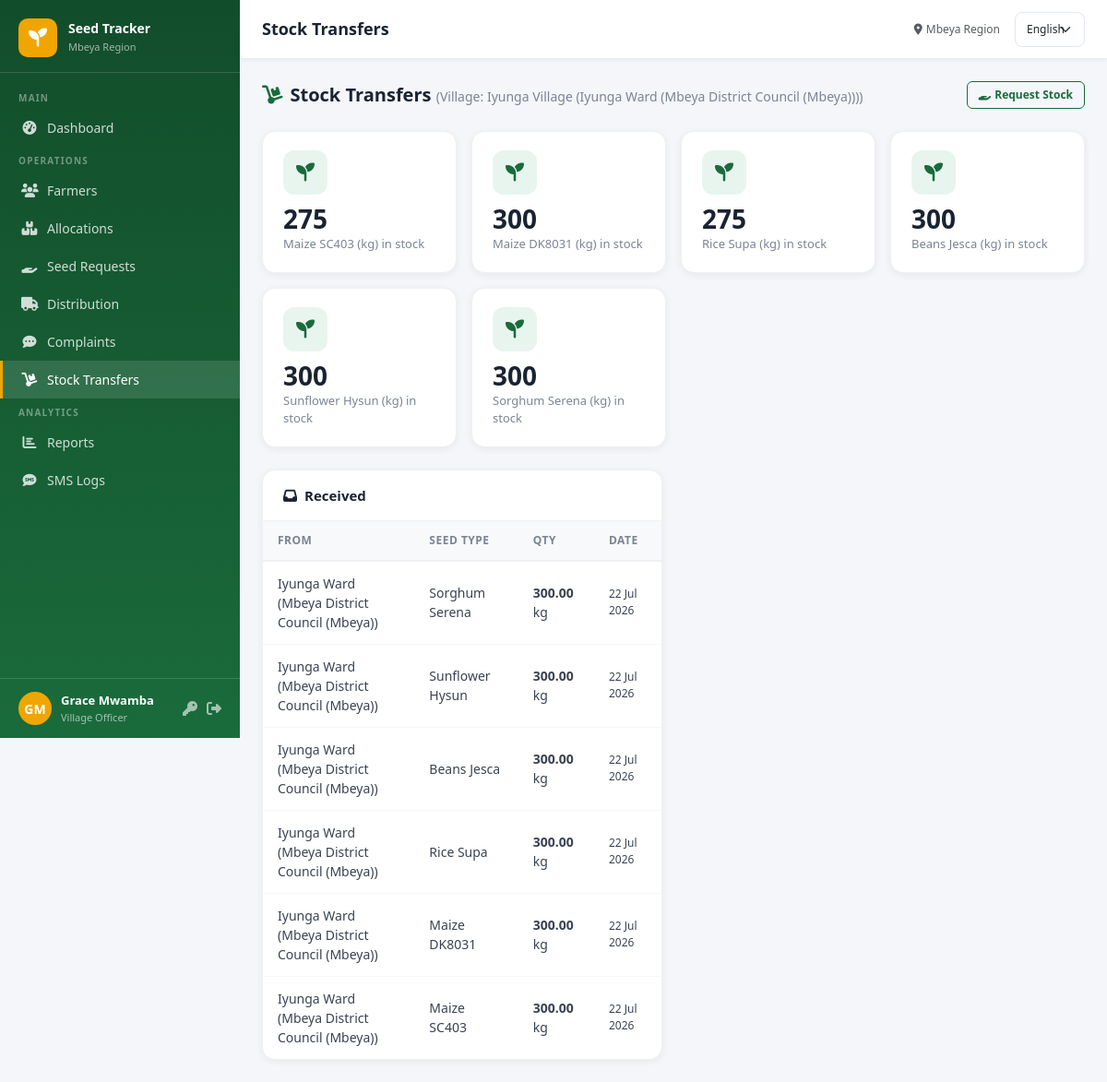
/stock/ (signed in), run on the app's committed database.
### core/models.py (models this page shows, shortened)
class CustomUser(AbstractUser):
    ROLE_CHOICES = [
        ('admin', _('System Administrator')),
        ('regional', _('Regional Officer')),
        ('district', _('District Officer')),
        ('ward', _('Ward Officer')),
        ('village', _('Village Officer')),
        ('extension', _('Agricultural Extension Officer (Bwana Shamba)')),
        ('farmer', _('Farmer (Mkulima)')),
    ]
    role = models.CharField(max_length=20, choices=ROLE_CHOICES, default='village')
    region = models.ForeignKey(Region, on_delete=models.SET_NULL, null=True, blank=True)
    district = models.ForeignKey(District, on_delete=models.SET_NULL, null=True, blank=True)
    ward = models.ForeignKey(Ward, on_delete=models.SET_NULL, null=True, blank=True)
    village = models.ForeignKey(Village, on_delete=models.SET_NULL, null=True, blank=True)
    phone = models.CharField(max_length=20, blank=True)

class Village(models.Model):
    name = models.CharField(max_length=100)
    ward = models.ForeignKey(Ward, on_delete=models.CASCADE, related_name='villages')
    created_at = models.DateTimeField(auto_now_add=True)
    def __str__(self): return f"{self.name} ({self.ward})"

class Ward(models.Model):
    name = models.CharField(max_length=100)
    district = models.ForeignKey(District, on_delete=models.CASCADE, related_name='wards')
    created_at = models.DateTimeField(auto_now_add=True)
    def __str__(self): return f"{self.name} ({self.district})"

class District(models.Model):
    name = models.CharField(max_length=100)
    region = models.ForeignKey(Region, on_delete=models.CASCADE, related_name='districts')
    created_at = models.DateTimeField(auto_now_add=True)
    def __str__(self): return f"{self.name} ({self.region})"

class Region(models.Model):
    name = models.CharField(max_length=100, unique=True)
    created_at = models.DateTimeField(auto_now_add=True)
    def __str__(self): return self.name

class SeedType(models.Model):
    name = models.CharField(max_length=100, unique=True)
    description = models.TextField(blank=True)
    unit = models.CharField(max_length=30, default='kg')
    created_at = models.DateTimeField(auto_now_add=True)

class StockTransfer(models.Model):
    KIND_CHOICES = [('distribution', _('Distribution')), ('request', _('Request'))]
    STATUS_CHOICES = [('pending', _('Pending')), ('approved', _('Approved')), ('rejected', _('Rejected'))]
    seed_type = models.ForeignKey(SeedType, on_delete=models.CASCADE, related_name='transfers')
    quantity = models.DecimalField(max_digits=12, decimal_places=2)
    level = models.CharField(max_length=20, choices=TRANSFER_LEVEL_CHOICES)
    kind = models.CharField(max_length=20, choices=KIND_CHOICES)
    status = models.CharField(max_length=20, choices=STATUS_CHOICES, default='pending')
    from_region = models.ForeignKey(Region, null=True, blank=True, on_delete=models.CASCADE, related_name='stock_transfers_out')
    from_district = models.ForeignKey(District, null=True, blank=True, on_delete=models.CASCADE, related_name='stock_transfers_out')
    from_ward = models.ForeignKey(Ward, null=True, blank=True, on_delete=models.CASCADE, related_name='stock_transfers_out')
    to_district = models.ForeignKey(District, null=True, blank=True, on_delete=models.CASCADE, related_name='stock_transfers_in')
    to_ward = models.ForeignKey(Ward, null=True, blank=True, on_delete=models.CASCADE, related_name='stock_transfers_in')
    to_village = models.ForeignKey(Village, null=True, blank=True, on_delete=models.CASCADE, related_name='stock_transfers_in')
    initiated_by = models.ForeignKey(CustomUser, on_delete=models.SET_NULL, null=True, related_name='initiated_transfers')
    responded_by = models.ForeignKey(CustomUser, on_delete=models.SET_NULL, null=True, blank=True, related_name='responded_transfers')
    rejection_reason = models.TextField(blank=True)
    notes = models.TextField(blank=True)
    created_at = models.DateTimeField(auto_now_add=True)
    updated_at = models.DateTimeField(auto_now=True)
    @property
    def from_location(self): return self.from_region or self.from_district or self.from_ward

### core/views.py (the view, shortened to what this page needs)
# urls.py: path('stock/', views.stock_list, name='stock_list'),
@login_required
def stock_list(request):
    user = request.user
    location_label, location = location_for_user(user)
    balances = []
    if location:
        for st in SeedType.objects.all():
            qty = balance_for_user(st, user)
            if qty:
                balances.append({'seed_type': st, 'quantity': qty})
    sent = StockTransfer.objects.none()
    incoming_requests = StockTransfer.objects.none()
    received = StockTransfer.objects.none()
    my_requests = StockTransfer.objects.none()
    if user.role == 'regional' and user.region:
        sent = StockTransfer.objects.filter(level='region_to_district', from_region=user.region, kind='distribution')
        incoming_requests = StockTransfer.objects.filter(level='region_to_district', from_region=user.region, kind='request')
    elif user.role == 'village' and user.village:
        received = StockTransfer.objects.filter(level='ward_to_village', to_village=user.village, status='approved')
        my_requests = StockTransfer.objects.filter(level='ward_to_village', to_village=user.village, kind='request')
    elif user.role == 'admin':
        sent = StockTransfer.objects.filter(kind='distribution')
        incoming_requests = StockTransfer.objects.filter(kind='request')
    ctx = {
        'location_label': location_label,
        'location': location,
        'balances': balances,
        'sent': sent.select_related('seed_type','initiated_by').order_by('-created_at')[:50],
        'incoming_requests': incoming_requests.select_related('seed_type','initiated_by').order_by('status','-created_at')[:50],
        'received': received.select_related('seed_type','initiated_by','responded_by').order_by('-created_at')[:50],
        'my_requests': my_requests.select_related('seed_type','responded_by').order_by('-created_at')[:50],
    }
    return render(request, 'core/stock_list.html', ctx)

### core/stock.py (called while the page is built)
def _sum(qs, field):
    return qs.aggregate(t=Sum(field))['t'] or Decimal('0')

def village_received(seed_type, village):
    if village is None:
        return Decimal('0')
    return _sum(StockTransfer.objects.filter(seed_type=seed_type, level='ward_to_village', to_village=village, status='approved'), 'quantity')

def village_balance(seed_type, village):
    if village is None:
        return Decimal('0')
    allocated = _sum(SeedAllocation.objects.filter(seed_type=seed_type, farmer__village=village, status__in=ALLOCATION_RESERVED_STATUSES), 'quantity_allocated')
    return village_received(seed_type, village) - allocated

def balance_for_user(seed_type, user):
    fn = BALANCE_FN_BY_ROLE.get(user.role)
    return fn(seed_type, user) if fn else Decimal('0')

def location_for_user(user):
    entry = LOCATION_LABEL_BY_ROLE.get(user.role)
    if not entry:
        return None, None
    label, attr = entry
    return label, getattr(user, attr)

### templates/core/stock_list.html (shortened to what this page needs)
{% extends 'base.html' %}
{% load i18n %}
{% block page_title %}{% trans "Stock Transfers" %}{% endblock %}
{% block content %}
<div class="page-header">
  <h4><i class="fas fa-dolly me-2" style="color:#1a6b3c"></i>{% trans "Stock Transfers" %}
    {% if location_label %}<small style="font-size:14px;color:#7a8494;font-weight:400">({{ location_label }}: {{ location }})</small>{% endif %}
  </h4>
  <div class="d-flex gap-2">
    {% if user.role == 'district' or user.role == 'ward' or user.role == 'village' %}
    <a href="{% url 'stock_request_create' %}" class="btn btn-outline-primary btn-sm"><i class="fas fa-hand-holding me-1"></i>{% trans "Request Stock" %}</a>
    {% endif %}
  </div>
</div>
{% if balances %}
<div class="row g-3 mb-4">
  {% for b in balances %}
  <div class="col-md-3 col-sm-6">
    <div class="stat-card">
      <div class="stat-icon" style="background:#e8f5ee;color:#1a6b3c"><i class="fas fa-seedling"></i></div>
      <div class="stat-value">{{ b.quantity }}</div>
      <div class="stat-label">{% blocktrans with name=b.seed_type.name unit=b.seed_type.unit %}{{ name }} ({{ unit }}) in stock{% endblocktrans %}</div>
    </div>
  </div>
  {% endfor %}
</div>
{% elif location_label %}
<div class="alert alert-warning">{% blocktrans with loc=location_label|lower %}No stock currently held at your {{ loc }}.{% endblocktrans %} {% if user.role != 'regional' %}{% trans 'Use "Request Stock" above to ask your parent officer.' %}{% endif %}</div>
{% endif %}
<div class="row g-4">
  {% if received %}
  <div class="col-lg-6">
    <div class="table-card">
      <div class="table-header"><h5><i class="fas fa-inbox me-2"></i>{% trans "Received" %}</h5></div>
      <div class="table-responsive">
        <table class="data-table">
          <thead><tr><th>{% trans "From" %}</th><th>{% trans "Seed Type" %}</th><th>{% trans "Qty" %}</th><th>{% trans "Date" %}</th></tr></thead>
          <tbody>
            {% for t in received %}
            <tr><td>{{ t.from_location }}</td><td>{{ t.seed_type.name }}</td><td><strong>{{ t.quantity }}</strong> {{ t.seed_type.unit }}</td><td style="font-size:12px">{{ t.created_at|date:"d M Y" }}</td></tr>
            {% empty %}<tr><td colspan="4" class="text-center text-muted py-4">{% trans "Nothing received yet" %}</td></tr>{% endfor %}
          </tbody>
        </table>
      </div>
    </div>
  </div>
  {% endif %}
</div>
{% endblock %}

### templates/base.html (shortened to what this page needs)
{% load i18n %}
<!DOCTYPE html>
<html lang="{{ LANGUAGE_CODE }}">
<head>
<link href="https://cdn.jsdelivr.net/npm/bootstrap@5.3.2/dist/css/bootstrap.min.css" rel="stylesheet">
<link href="https://cdnjs.cloudflare.com/ajax/libs/font-awesome/6.5.0/css/all.min.css" rel="stylesheet">
</head>
<body>
{% if user.is_authenticated %}
<div id="sidebar">
  <div class="sidebar-brand">
    <div class="logo-icon"><i class="fas fa-seedling"></i></div>
    <div class="brand-text">
      <h6>Seed Tracker</h6>
      <small>Mbeya Region</small>
    </div>
  </div>
  <nav class="sidebar-nav">
    {% if user.role == 'farmer' %}
    <div class="nav-section-label">{% trans "Farmer" %}</div>
    <a href="{% url 'farmer_dashboard' %}" class="nav-link {% if request.resolver_match.url_name == 'farmer_dashboard' %}active{% endif %}">
      <i class="fas fa-tachometer-alt"></i> {% trans "Dashboard" %}
    </a>
    <a href="{% url 'farmer_profile_edit' %}" class="nav-link {% if 'profile' in request.resolver_match.url_name %}active{% endif %}">
      <i class="fas fa-tractor"></i> {% trans "My Farm Info" %}
    </a>
    <a href="{% url 'seed_request_create' %}" class="nav-link {% if request.resolver_match.url_name == 'seed_request_create' %}active{% endif %}">
      <i class="fas fa-hand-holding-heart"></i> {% trans "Request Seeds" %}
    </a>
    <a href="{% url 'seed_request_list' %}" class="nav-link {% if request.resolver_match.url_name == 'seed_request_list' %}active{% endif %}">
      <i class="fas fa-hand-holding"></i> {% trans "My Requests" %}
    </a>
    <a href="{% url 'allocation_list' %}" class="nav-link {% if 'allocation' in request.resolver_match.url_name %}active{% endif %}">
      <i class="fas fa-boxes"></i> {% trans "My Allocations" %}
    </a>
    <a href="{% url 'feedback_list' %}" class="nav-link {% if 'feedback' in request.resolver_match.url_name %}active{% endif %}">
      <i class="fas fa-comment-dots"></i> {% trans "Feedback" %}
    </a>
    {% else %}
    <div class="nav-section-label">{% trans "Main" %}</div>
    <a href="{% url 'dashboard' %}" class="nav-link {% if request.resolver_match.url_name == 'dashboard' %}active{% endif %}">
      <i class="fas fa-tachometer-alt"></i> {% trans "Dashboard" %}
    </a>
    <div class="nav-section-label">{% trans "Operations" %}</div>
    <a href="{% url 'farmer_list' %}" class="nav-link {% if 'farmer' in request.resolver_match.url_name %}active{% endif %}">
      <i class="fas fa-users"></i> {% trans "Farmers" %}
    </a>
    <a href="{% url 'allocation_list' %}" class="nav-link {% if 'allocation' in request.resolver_match.url_name %}active{% endif %}">
      <i class="fas fa-boxes"></i> {% trans "Allocations" %}
    </a>
    <a href="{% url 'seed_request_list' %}" class="nav-link {% if 'seed_request' in request.resolver_match.url_name %}active{% endif %}">
      <i class="fas fa-hand-holding"></i> {% trans "Seed Requests" %}
    </a>
    <a href="{% url 'distribution_list' %}" class="nav-link {% if 'distribution' in request.resolver_match.url_name %}active{% endif %}">
      <i class="fas fa-truck"></i> {% trans "Distribution" %}
    </a>
    <a href="{% url 'feedback_list' %}" class="nav-link {% if 'feedback' in request.resolver_match.url_name %}active{% endif %}">
      <i class="fas fa-comment-dots"></i> {% trans "Complaints" %}
    </a>
    {% if user.role != 'extension' %}
    <a href="{% url 'stock_list' %}" class="nav-link {% if 'stock' in request.resolver_match.url_name %}active{% endif %}">
      <i class="fas fa-dolly"></i> {% trans "Stock Transfers" %}
    </a>
    {% endif %}
    <div class="nav-section-label">{% trans "Analytics" %}</div>
    <a href="{% url 'reports' %}" class="nav-link {% if 'report' in request.resolver_match.url_name %}active{% endif %}">
      <i class="fas fa-chart-bar"></i> {% trans "Reports" %}
    </a>
    <a href="{% url 'sms_logs' %}" class="nav-link {% if 'sms' in request.resolver_match.url_name %}active{% endif %}">
      <i class="fas fa-sms"></i> {% trans "SMS Logs" %}
    </a>
    {% endif %}
  </nav>
  <div class="sidebar-user">
    <div class="user-avatar">{{ user.first_name|first|upper }}{{ user.last_name|first|upper }}</div>
    <div class="user-info">
      <div class="user-name">{{ user.get_full_name|default:user.username }}</div>
      <div class="user-role">{{ user.get_role_display }}</div>
    </div>
    <a href="{% url 'change_password' %}" title="{% trans 'Change Password' %}" style="color:rgba(255,255,255,.6)"><i class="fas fa-key"></i></a>
    <a href="{% url 'logout' %}" title="{% trans 'Logout' %}" style="color:rgba(255,255,255,.6)"><i class="fas fa-sign-out-alt"></i></a>
  </div>
</div>
<div id="main">
  <div id="topbar">
    <h1 class="page-title">{% block page_title %}{% trans "Dashboard" %}{% endblock %}</h1>
    <div class="d-flex align-items-center gap-3">
      <span class="text-muted" style="font-size:12px;"><i class="fas fa-map-marker-alt me-1"></i>{% trans "Mbeya Region" %}</span>
      <form action="{% url 'set_language' %}" method="post" class="d-flex align-items-center">
        <select name="language" onchange="this.form.submit()" class="form-select form-select-sm" style="font-size:12px;width:auto;">
          {% get_current_language as CURRENT_LANGUAGE %}
          {% get_available_languages as AVAILABLE_LANGUAGES %}
          {% for lang_code, lang_name in AVAILABLE_LANGUAGES %}
          <option value="{{ lang_code }}" {% if lang_code == CURRENT_LANGUAGE %}selected{% endif %}>{{ lang_name }}</option>
          {% endfor %}
        </select>
      </form>
    </div>
  </div>
  <div class="content-area">
    {% block content %}{% endblock %}
  </div>
</div>
{% else %}
{% block auth_content %}{% endblock %}
{% endif %}
</body>
</html>

### data on the page
CustomUser: first_name|first "G", last_name|first "M", get_full_name "Grace Mwamba", role "Village Officer", role "Village"
Village: name+ward "Iyunga Village (Iyunga Ward (Mbeya District Council (Mbeya)))"
SeedType: quantity "275"
SeedType: quantity "300"
SeedType: quantity "275"
SeedType: quantity "300"
SeedType: quantity "300"
SeedType: quantity "300"
StockTransfer: from_location "Iyunga Ward (Mbeya District Council (Mbeya))", seed_type.name "Sorghum Serena", quantity "300.00", seed_type.unit "kg", created_at "22 Jul 2026"
StockTransfer: from_location "Iyunga Ward (Mbeya District Council (Mbeya))", seed_type.name "Sunflower Hysun", quantity "300.00", seed_type.unit "kg", created_at "22 Jul 2026"
StockTransfer: from_location "Iyunga Ward (Mbeya District Council (Mbeya))", seed_type.name "Beans Jesca", quantity "300.00", seed_type.unit "kg", created_at "22 Jul 2026"
StockTransfer: from_location "Iyunga Ward (Mbeya District Council (Mbeya))", seed_type.name "Rice Supa", quantity "300.00", seed_type.unit "kg", created_at "22 Jul 2026"
StockTransfer: from_location "Iyunga Ward (Mbeya District Council (Mbeya))", seed_type.name "Maize DK8031", quantity "300.00", seed_type.unit "kg", created_at "22 Jul 2026"
StockTransfer: from_location "Iyunga Ward (Mbeya District Council (Mbeya))", seed_type.name "Maize SC403", quantity "300.00", seed_type.unit "kg", created_at "22 Jul 2026"

### other printed values
form field language "English"
